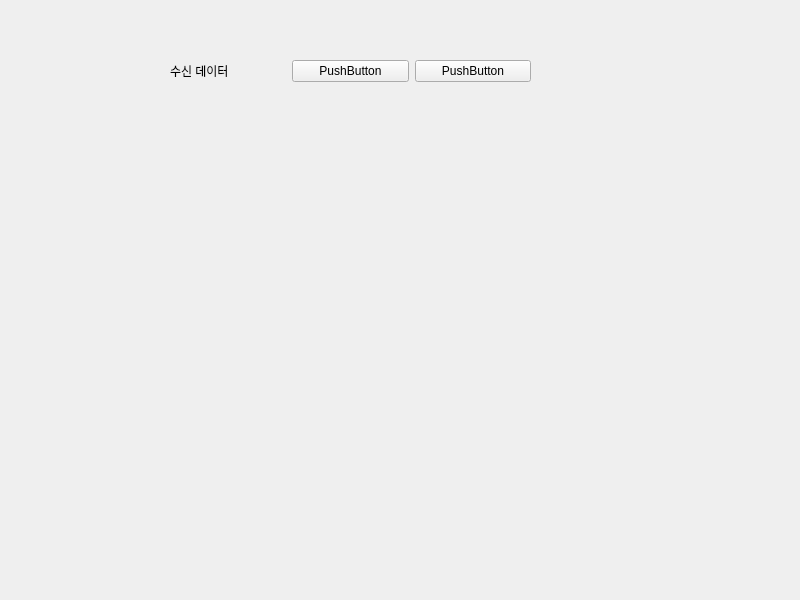
<?xml version="1.0" encoding="UTF-8"?>
<ui version="4.0">
 <class>Data</class>
 <widget class="QWidget" name="Data">
  <property name="geometry">
   <rect>
    <x>0</x>
    <y>0</y>
    <width>800</width>
    <height>600</height>
   </rect>
  </property>
  <property name="windowTitle">
   <string>Data</string>
  </property>
  <widget class="QWidget" name="verticalLayoutWidget">
   <property name="geometry">
    <rect>
     <x>170</x>
     <y>60</y>
     <width>361</width>
     <height>251</height>
    </rect>
   </property>
   <layout class="QVBoxLayout" name="verticalLayout" stretch="1,5,1">
    <item>
     <layout class="QHBoxLayout" name="horizontalLayout_3">
      <item>
       <widget class="QLabel" name="label">
        <property name="text">
         <string>수신 데이터</string>
        </property>
       </widget>
      </item>
      <item>
       <widget class="QPushButton" name="pushButton">
        <property name="text">
         <string>PushButton</string>
        </property>
       </widget>
      </item>
      <item>
       <widget class="QPushButton" name="pushButton_2">
        <property name="text">
         <string>PushButton</string>
        </property>
       </widget>
      </item>
     </layout>
    </item>
    <item>
     <layout class="QHBoxLayout" name="horizontalLayout_2"/>
    </item>
    <item>
     <layout class="QHBoxLayout" name="horizontalLayout"/>
    </item>
   </layout>
  </widget>
 </widget>
 <resources/>
 <connections/>
</ui>
